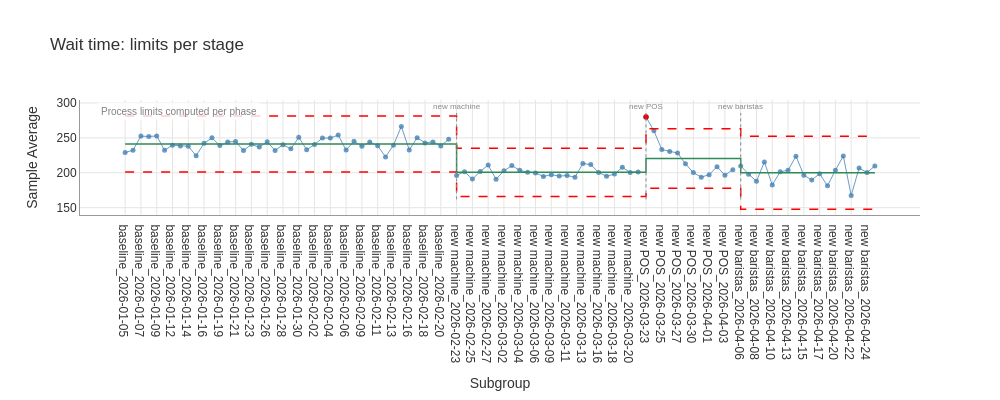
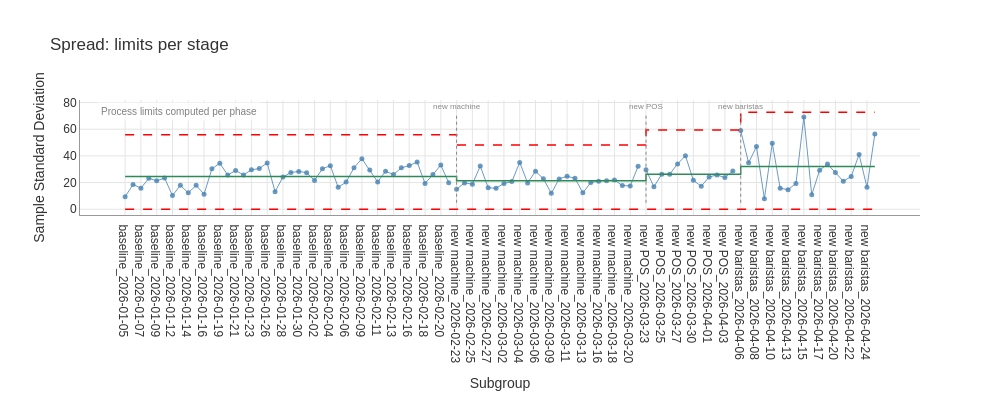

The code cell stored with these charts, in order, in its notebook:
### Markdown cell above
## Limits per stage

`phased=True` gives each stage its own center line and limits on the same chart, drawn as steps with a
divider at each stage change.

### Code cell
staged = study.execute(chart='Xbar', phased=True, companion=True)
staged.plot(chart='Xbar', title='Wait time: limits per stage').show()
staged.plot(chart='S', title='Spread: limits per stage')

### Figure 1 — Plotly figure (JSON) as saved in the notebook; plotly's stock layout.template omitted (floating-point values rounded to 4 significant figures; data arrays with more than 128 entries replaced by an {"elided": "..."} marker saying what was removed)
{"data": [{"hoverinfo": "skip", "line": {"color": "steelblue", "width": 1.0}, "mode": "lines", "name": "Xbar (lanes)", "opacity": 0.8, "showlegend": false, "type": "scatter", "x": ["baseline_2026-01-05", "baseline_2026-01-06", "baseline_2026-01-07", "baseline_2026-01-08", "baseline_2026-01-09", "baseline_2026-01-10", "baseline_2026-01-12", "baseline_2026-01-13", "baseline_2026-01-14", "baseline_2026-01-15", "baseline_2026-01-16", "baseline_2026-01-17", "baseline_2026-01-19", "baseline_2026-01-20", "baseline_2026-01-21", "baseline_2026-01-22", "baseline_2026-01-23", "baseline_2026-01-24", "baseline_2026-01-26", "baseline_2026-01-27", "baseline_2026-01-28", "baseline_2026-01-29", "baseline_2026-01-30", "baseline_2026-01-31", "baseline_2026-02-02", "baseline_2026-02-03", "baseline_2026-02-04", "baseline_2026-02-05", "baseline_2026-02-06", "baseline_2026-02-07", "baseline_2026-02-09", "baseline_2026-02-10", "baseline_2026-02-11", "baseline_2026-02-12", "baseline_2026-02-13", "baseline_2026-02-14", "baseline_2026-02-16", "baseline_2026-02-17", "baseline_2026-02-18", "baseline_2026-02-19", "baseline_2026-02-20", "baseline_2026-02-21", "new machine_2026-02-23", "new machine_2026-02-23", "new machine_2026-02-24", "new machine_2026-02-25", "new machine_2026-02-26", "new machine_2026-02-27", "new machine_2026-02-28", "new machine_2026-03-02", "new machine_2026-03-03", "new machine_2026-03-04", "new machine_2026-03-05", "new machine_2026-03-06", "new machine_2026-03-07", "new machine_2026-03-09", "new machine_2026-03-10", "new machine_2026-03-11", "new machine_2026-03-12", "new machine_2026-03-13", "new machine_2026-03-14", "new machine_2026-03-16", "new machine_2026-03-17", "new machine_2026-03-18", "new machine_2026-03-19", "new machine_2026-03-20", "new machine_2026-03-21", "new POS_2026-03-23", "new POS_2026-03-23", "new POS_2026-03-24", "new POS_2026-03-25", "new POS_2026-03-26", "new POS_2026-03-27", "new POS_2026-03-28", "new POS_2026-03-30", "new POS_2026-03-31", "new POS_2026-04-01", "new POS_2026-04-02", "new POS_2026-04-03", "new POS_2026-04-04", "new baristas_2026-04-06", "new baristas_2026-04-06", "new baristas_2026-04-07", "new baristas_2026-04-08", "new baristas_2026-04-09", "new baristas_2026-04-10", "new baristas_2026-04-11", "new baristas_2026-04-13", "new baristas_2026-04-14", "new baristas_2026-04-15", "new baristas_2026-04-16", "new baristas_2026-04-17", "new baristas_2026-04-18", "new baristas_2026-04-20", "new baristas_2026-04-21", "new baristas_2026-04-22", "new baristas_2026-04-23", "new baristas_2026-04-24", "new baristas_2026-04-25"], "y": [229.0, 232.2, 252.5, 252.0, 252.8, 232.2, 239.5, 238.5, 238.0, 224.5, 242.2, 250.0, 239.0, 244.0, 244.8, 231.8, 240.8, 236.8, 244.5, 232.0, 240.2, 234.2, 250.8, 233.0, 240.5, 249.8, 249.8, 254.0, 232.5, 245.2, 238.0, 244.0, 238.8, 222.8, 239.5, 266.2, 232.8, 250.2, 242.8, 244.2, 238.5, 248.0, null, 196.2, 201.5, 191.0, 202.0, 211.0, 190.8, 202.8, 210.2, 203.5, 200.8, 199.8, 194.8, 197.2, 195.2, 196.0, 193.8, 213.2, 211.8, 200.5, 195.0, 198.2, 207.8, 200.5, 201.2, null, 280.0, 260.2, 233.2, 230.5, 228.2, 212.8, 200.2, 193.8, 197.2, 208.8, 196.5, 204.5, null, 209.8, 198.0, 188.0, 215.5, 182.5, 201.5, 203.5, 223.8, 196.5, 189.8, 198.5, 181.2, 203.8, 224.0, 167.5, 206.8, 200.2, 209.8]}, {"hovertemplate": "%{x}<br>%{y:.3f}<extra></extra>", "line": {"color": "steelblue", "width": 1.0}, "marker": {"color": "steelblue", "size": 5}, "mode": "markers", "name": "Xbar", "opacity": 0.8, "type": "scatter", "x": ["baseline_2026-01-05", "baseline_2026-01-06", "baseline_2026-01-07", "baseline_2026-01-08", "baseline_2026-01-09", "baseline_2026-01-10", "baseline_2026-01-12", "baseline_2026-01-13", "baseline_2026-01-14", "baseline_2026-01-15", "baseline_2026-01-16", "baseline_2026-01-17", "baseline_2026-01-19", "baseline_2026-01-20", "baseline_2026-01-21", "baseline_2026-01-22", "baseline_2026-01-23", "baseline_2026-01-24", "baseline_2026-01-26", "baseline_2026-01-27", "baseline_2026-01-28", "baseline_2026-01-29", "baseline_2026-01-30", "baseline_2026-01-31", "baseline_2026-02-02", "baseline_2026-02-03", "baseline_2026-02-04", "baseline_2026-02-05", "baseline_2026-02-06", "baseline_2026-02-07", "baseline_2026-02-09", "baseline_2026-02-10", "baseline_2026-02-11", "baseline_2026-02-12", "baseline_2026-02-13", "baseline_2026-02-14", "baseline_2026-02-16", "baseline_2026-02-17", "baseline_2026-02-18", "baseline_2026-02-19", "baseline_2026-02-20", "baseline_2026-02-21", "new machine_2026-02-23", "new machine_2026-02-24", "new machine_2026-02-25", "new machine_2026-02-26", "new machine_2026-02-27", "new machine_2026-02-28", "new machine_2026-03-02", "new machine_2026-03-03", "new machine_2026-03-04", "new machine_2026-03-05", "new machine_2026-03-06", "new machine_2026-03-07", "new machine_2026-03-09", "new machine_2026-03-10", "new machine_2026-03-11", "new machine_2026-03-12", "new machine_2026-03-13", "new machine_2026-03-14", "new machine_2026-03-16", "new machine_2026-03-17", "new machine_2026-03-18", "new machine_2026-03-19", "new machine_2026-03-20", "new machine_2026-03-21", "new POS_2026-03-23", "new POS_2026-03-24", "new POS_2026-03-25", "new POS_2026-03-26", "new POS_2026-03-27", "new POS_2026-03-28", "new POS_2026-03-30", "new POS_2026-03-31", "new POS_2026-04-01", "new POS_2026-04-02", "new POS_2026-04-03", "new POS_2026-04-04", "new baristas_2026-04-06", "new baristas_2026-04-07", "new baristas_2026-04-08", "new baristas_2026-04-09", "new baristas_2026-04-10", "new baristas_2026-04-11", "new baristas_2026-04-13", "new baristas_2026-04-14", "new baristas_2026-04-15", "new baristas_2026-04-16", "new baristas_2026-04-17", "new baristas_2026-04-18", "new baristas_2026-04-20", "new baristas_2026-04-21", "new baristas_2026-04-22", "new baristas_2026-04-23", "new baristas_2026-04-24", "new baristas_2026-04-25"], "y": [229.0, 232.2, 252.5, 252.0, 252.8, 232.2, 239.5, 238.5, 238.0, 224.5, 242.2, 250.0, 239.0, 244.0, 244.8, 231.8, 240.8, 236.8, 244.5, 232.0, 240.2, 234.2, 250.8, 233.0, 240.5, 249.8, 249.8, 254.0, 232.5, 245.2, 238.0, 244.0, 238.8, 222.8, 239.5, 266.2, 232.8, 250.2, 242.8, 244.2, 238.5, 248.0, 196.2, 201.5, 191.0, 202.0, 211.0, 190.8, 202.8, 210.2, 203.5, 200.8, 199.8, 194.8, 197.2, 195.2, 196.0, 193.8, 213.2, 211.8, 200.5, 195.0, 198.2, 207.8, 200.5, 201.2, 280.0, 260.2, 233.2, 230.5, 228.2, 212.8, 200.2, 193.8, 197.2, 208.8, 196.5, 204.5, 209.8, 198.0, 188.0, 215.5, 182.5, 201.5, 203.5, 223.8, 196.5, 189.8, 198.5, 181.2, 203.8, 224.0, 167.5, 206.8, 200.2, 209.8]}, {"hovertemplate": "UPL: %{y:.3f}<extra></extra>", "line": {"color": "red", "dash": "dash", "width": 1.5}, "mode": "lines", "name": "UPL (varies)", "showlegend": false, "type": "scatter", "x": {"elided": "191 str values"}, "y": {"elided": "191 float values"}}, {"hovertemplate": "LPL: %{y:.3f}<extra></extra>", "line": {"color": "red", "dash": "dash", "width": 1.5}, "mode": "lines", "name": "LPL (varies)", "showlegend": false, "type": "scatter", "x": {"elided": "191 str values"}, "y": {"elided": "191 float values"}}, {"hovertemplate": "CL: %{y:.3f}<extra></extra>", "line": {"color": "#2E8B57", "dash": "solid", "width": 1.5}, "mode": "lines", "name": "CL (varies)", "showlegend": false, "type": "scatter", "x": {"elided": "191 str values"}, "y": {"elided": "191 float values"}}, {"hovertemplate": "Beyond Limits<br>%{x}<br>%{y:.3f}<extra></extra>", "marker": {"color": "red", "line": {"color": "darkred", "width": 0.5}, "size": 5, "symbol": "circle"}, "mode": "markers", "name": "Beyond Limits", "showlegend": false, "type": "scatter", "x": ["new POS_2026-03-23"], "y": [280.0]}], "layout": {"annotations": [{"bgcolor": "rgba(255,255,255,0.8)", "borderpad": 3, "font": {"color": "gray", "size": 10}, "showarrow": false, "text": "Process limits computed per phase", "x": 0.02, "xref": "paper", "y": 0.98, "yref": "paper"}, {"font": {"color": "#888888", "size": 8}, "showarrow": false, "text": "new machine", "x": 42, "y": 285.6, "yanchor": "bottom"}, {"font": {"color": "#888888", "size": 8}, "showarrow": false, "text": "new POS", "x": 66, "y": 285.6, "yanchor": "bottom"}, {"font": {"color": "#888888", "size": 8}, "showarrow": false, "text": "new baristas", "x": 78, "y": 285.6, "yanchor": "bottom"}], "font": {"color": "#333333", "family": "Arial, sans-serif", "size": 12}, "height": 400, "hovermode": "x unified", "margin": {"b": 80}, "paper_bgcolor": "white", "plot_bgcolor": "white", "shapes": [{"line": {"color": "#888888", "dash": "dot", "width": 1.0}, "type": "line", "x0": 42, "x1": 42, "y0": 161.9, "y1": 285.6}, {"line": {"color": "#888888", "dash": "dot", "width": 1.0}, "type": "line", "x0": 66, "x1": 66, "y0": 161.9, "y1": 285.6}, {"line": {"color": "#888888", "dash": "dot", "width": 1.0}, "type": "line", "x0": 78, "x1": 78, "y0": 161.9, "y1": 285.6}], "showlegend": false, "title": {"text": "Wait time: limits per stage"}, "width": 1000, "xaxis": {"automargin": true, "gridcolor": "#E5E5E5", "gridwidth": 1.0, "linecolor": "#999999", "linewidth": 1.0, "showgrid": true, "showline": true, "title": {"text": "Subgroup"}, "type": "category"}, "yaxis": {"gridcolor": "#E5E5E5", "gridwidth": 1.0, "linecolor": "#999999", "linewidth": 1.0, "showgrid": true, "showline": true, "title": {"text": "Sample Average"}, "zeroline": false}}}

### Figure 2 — Plotly figure (JSON) as saved in the notebook; plotly's stock layout.template omitted (floating-point values rounded to 4 significant figures; data arrays with more than 128 entries replaced by an {"elided": "..."} marker saying what was removed)
{"data": [{"hoverinfo": "skip", "line": {"color": "steelblue", "width": 1.0}, "mode": "lines", "name": "S (lanes)", "opacity": 0.8, "showlegend": false, "type": "scatter", "x": ["baseline_2026-01-05", "baseline_2026-01-06", "baseline_2026-01-07", "baseline_2026-01-08", "baseline_2026-01-09", "baseline_2026-01-10", "baseline_2026-01-12", "baseline_2026-01-13", "baseline_2026-01-14", "baseline_2026-01-15", "baseline_2026-01-16", "baseline_2026-01-17", "baseline_2026-01-19", "baseline_2026-01-20", "baseline_2026-01-21", "baseline_2026-01-22", "baseline_2026-01-23", "baseline_2026-01-24", "baseline_2026-01-26", "baseline_2026-01-27", "baseline_2026-01-28", "baseline_2026-01-29", "baseline_2026-01-30", "baseline_2026-01-31", "baseline_2026-02-02", "baseline_2026-02-03", "baseline_2026-02-04", "baseline_2026-02-05", "baseline_2026-02-06", "baseline_2026-02-07", "baseline_2026-02-09", "baseline_2026-02-10", "baseline_2026-02-11", "baseline_2026-02-12", "baseline_2026-02-13", "baseline_2026-02-14", "baseline_2026-02-16", "baseline_2026-02-17", "baseline_2026-02-18", "baseline_2026-02-19", "baseline_2026-02-20", "baseline_2026-02-21", "new machine_2026-02-23", "new machine_2026-02-23", "new machine_2026-02-24", "new machine_2026-02-25", "new machine_2026-02-26", "new machine_2026-02-27", "new machine_2026-02-28", "new machine_2026-03-02", "new machine_2026-03-03", "new machine_2026-03-04", "new machine_2026-03-05", "new machine_2026-03-06", "new machine_2026-03-07", "new machine_2026-03-09", "new machine_2026-03-10", "new machine_2026-03-11", "new machine_2026-03-12", "new machine_2026-03-13", "new machine_2026-03-14", "new machine_2026-03-16", "new machine_2026-03-17", "new machine_2026-03-18", "new machine_2026-03-19", "new machine_2026-03-20", "new machine_2026-03-21", "new POS_2026-03-23", "new POS_2026-03-23", "new POS_2026-03-24", "new POS_2026-03-25", "new POS_2026-03-26", "new POS_2026-03-27", "new POS_2026-03-28", "new POS_2026-03-30", "new POS_2026-03-31", "new POS_2026-04-01", "new POS_2026-04-02", "new POS_2026-04-03", "new POS_2026-04-04", "new baristas_2026-04-06", "new baristas_2026-04-06", "new baristas_2026-04-07", "new baristas_2026-04-08", "new baristas_2026-04-09", "new baristas_2026-04-10", "new baristas_2026-04-11", "new baristas_2026-04-13", "new baristas_2026-04-14", "new baristas_2026-04-15", "new baristas_2026-04-16", "new baristas_2026-04-17", "new baristas_2026-04-18", "new baristas_2026-04-20", "new baristas_2026-04-21", "new baristas_2026-04-22", "new baristas_2026-04-23", "new baristas_2026-04-24", "new baristas_2026-04-25"], "y": [9.345, 18.57, 15.8, 23.2, 21.33, 23.43, 10.21, 17.97, 12.28, 17.9, 11.24, 30.36, 34.48, 25.63, 29.07, 25.7, 29.53, 30.54, 34.7, 13.14, 24.21, 27.49, 28.37, 27.45, 21.61, 30.35, 32.66, 16.43, 20.37, 31.12, 37.89, 29.47, 20.45, 28.48, 25.99, 31.06, 32.72, 35.44, 19.35, 25.97, 33.11, 19.9, null, 14.97, 19.74, 18.8, 32.38, 16.12, 15.76, 19.38, 20.71, 35.12, 19.72, 28.48, 22.91, 11.93, 22.77, 24.71, 23.19, 12.29, 20.06, 21.06, 21.28, 21.95, 17.75, 17.52, 32.15, null, 29.7, 16.78, 26.32, 26.25, 33.95, 40.08, 21.68, 17.25, 24.23, 25.72, 23.74, 28.64, null, 58.98, 34.81, 46.95, 7.937, 49.51, 15.76, 14.64, 19.33, 69.09, 10.87, 29.26, 33.84, 27.51, 21.01, 24.53, 41.02, 16.5, 56.42]}, {"hovertemplate": "%{x}<br>%{y:.3f}<extra></extra>", "line": {"color": "steelblue", "width": 1.0}, "marker": {"color": "steelblue", "size": 5}, "mode": "markers", "name": "S", "opacity": 0.8, "type": "scatter", "x": ["baseline_2026-01-05", "baseline_2026-01-06", "baseline_2026-01-07", "baseline_2026-01-08", "baseline_2026-01-09", "baseline_2026-01-10", "baseline_2026-01-12", "baseline_2026-01-13", "baseline_2026-01-14", "baseline_2026-01-15", "baseline_2026-01-16", "baseline_2026-01-17", "baseline_2026-01-19", "baseline_2026-01-20", "baseline_2026-01-21", "baseline_2026-01-22", "baseline_2026-01-23", "baseline_2026-01-24", "baseline_2026-01-26", "baseline_2026-01-27", "baseline_2026-01-28", "baseline_2026-01-29", "baseline_2026-01-30", "baseline_2026-01-31", "baseline_2026-02-02", "baseline_2026-02-03", "baseline_2026-02-04", "baseline_2026-02-05", "baseline_2026-02-06", "baseline_2026-02-07", "baseline_2026-02-09", "baseline_2026-02-10", "baseline_2026-02-11", "baseline_2026-02-12", "baseline_2026-02-13", "baseline_2026-02-14", "baseline_2026-02-16", "baseline_2026-02-17", "baseline_2026-02-18", "baseline_2026-02-19", "baseline_2026-02-20", "baseline_2026-02-21", "new machine_2026-02-23", "new machine_2026-02-24", "new machine_2026-02-25", "new machine_2026-02-26", "new machine_2026-02-27", "new machine_2026-02-28", "new machine_2026-03-02", "new machine_2026-03-03", "new machine_2026-03-04", "new machine_2026-03-05", "new machine_2026-03-06", "new machine_2026-03-07", "new machine_2026-03-09", "new machine_2026-03-10", "new machine_2026-03-11", "new machine_2026-03-12", "new machine_2026-03-13", "new machine_2026-03-14", "new machine_2026-03-16", "new machine_2026-03-17", "new machine_2026-03-18", "new machine_2026-03-19", "new machine_2026-03-20", "new machine_2026-03-21", "new POS_2026-03-23", "new POS_2026-03-24", "new POS_2026-03-25", "new POS_2026-03-26", "new POS_2026-03-27", "new POS_2026-03-28", "new POS_2026-03-30", "new POS_2026-03-31", "new POS_2026-04-01", "new POS_2026-04-02", "new POS_2026-04-03", "new POS_2026-04-04", "new baristas_2026-04-06", "new baristas_2026-04-07", "new baristas_2026-04-08", "new baristas_2026-04-09", "new baristas_2026-04-10", "new baristas_2026-04-11", "new baristas_2026-04-13", "new baristas_2026-04-14", "new baristas_2026-04-15", "new baristas_2026-04-16", "new baristas_2026-04-17", "new baristas_2026-04-18", "new baristas_2026-04-20", "new baristas_2026-04-21", "new baristas_2026-04-22", "new baristas_2026-04-23", "new baristas_2026-04-24", "new baristas_2026-04-25"], "y": [9.345, 18.57, 15.8, 23.2, 21.33, 23.43, 10.21, 17.97, 12.28, 17.9, 11.24, 30.36, 34.48, 25.63, 29.07, 25.7, 29.53, 30.54, 34.7, 13.14, 24.21, 27.49, 28.37, 27.45, 21.61, 30.35, 32.66, 16.43, 20.37, 31.12, 37.89, 29.47, 20.45, 28.48, 25.99, 31.06, 32.72, 35.44, 19.35, 25.97, 33.11, 19.9, 14.97, 19.74, 18.8, 32.38, 16.12, 15.76, 19.38, 20.71, 35.12, 19.72, 28.48, 22.91, 11.93, 22.77, 24.71, 23.19, 12.29, 20.06, 21.06, 21.28, 21.95, 17.75, 17.52, 32.15, 29.7, 16.78, 26.32, 26.25, 33.95, 40.08, 21.68, 17.25, 24.23, 25.72, 23.74, 28.64, 58.98, 34.81, 46.95, 7.937, 49.51, 15.76, 14.64, 19.33, 69.09, 10.87, 29.26, 33.84, 27.51, 21.01, 24.53, 41.02, 16.5, 56.42]}, {"hovertemplate": "UPL: %{y:.3f}<extra></extra>", "line": {"color": "red", "dash": "dash", "width": 1.5}, "mode": "lines", "name": "UPL (varies)", "showlegend": false, "type": "scatter", "x": {"elided": "191 str values"}, "y": {"elided": "191 float values"}}, {"hovertemplate": "LPL: %{y:.3f}<extra></extra>", "line": {"color": "red", "dash": "dash", "width": 1.5}, "mode": "lines", "name": "LPL (varies)", "showlegend": false, "type": "scatter", "x": {"elided": "191 str values"}, "y": {"elided": "191 float values"}}, {"hovertemplate": "CL: %{y:.3f}<extra></extra>", "line": {"color": "#2E8B57", "dash": "solid", "width": 1.5}, "mode": "lines", "name": "CL (varies)", "showlegend": false, "type": "scatter", "x": {"elided": "191 str values"}, "y": {"elided": "191 float values"}}], "layout": {"annotations": [{"bgcolor": "rgba(255,255,255,0.8)", "borderpad": 3, "font": {"color": "gray", "size": 10}, "showarrow": false, "text": "Process limits computed per phase", "x": 0.02, "xref": "paper", "y": 0.98, "yref": "paper"}, {"font": {"color": "#888888", "size": 8}, "showarrow": false, "text": "new machine", "x": 42, "y": 72.15, "yanchor": "bottom"}, {"font": {"color": "#888888", "size": 8}, "showarrow": false, "text": "new POS", "x": 66, "y": 72.15, "yanchor": "bottom"}, {"font": {"color": "#888888", "size": 8}, "showarrow": false, "text": "new baristas", "x": 78, "y": 72.15, "yanchor": "bottom"}], "font": {"color": "#333333", "family": "Arial, sans-serif", "size": 12}, "height": 400, "hovermode": "x unified", "margin": {"b": 80}, "paper_bgcolor": "white", "plot_bgcolor": "white", "shapes": [{"line": {"color": "#888888", "dash": "dot", "width": 1.0}, "type": "line", "x0": 42, "x1": 42, "y0": 4.879, "y1": 72.15}, {"line": {"color": "#888888", "dash": "dot", "width": 1.0}, "type": "line", "x0": 66, "x1": 66, "y0": 4.879, "y1": 72.15}, {"line": {"color": "#888888", "dash": "dot", "width": 1.0}, "type": "line", "x0": 78, "x1": 78, "y0": 4.879, "y1": 72.15}], "showlegend": false, "title": {"text": "Spread: limits per stage"}, "width": 1000, "xaxis": {"automargin": true, "gridcolor": "#E5E5E5", "gridwidth": 1.0, "linecolor": "#999999", "linewidth": 1.0, "showgrid": true, "showline": true, "title": {"text": "Subgroup"}, "type": "category"}, "yaxis": {"gridcolor": "#E5E5E5", "gridwidth": 1.0, "linecolor": "#999999", "linewidth": 1.0, "showgrid": true, "showline": true, "title": {"text": "Sample Standard Deviation"}, "zeroline": false}}}
